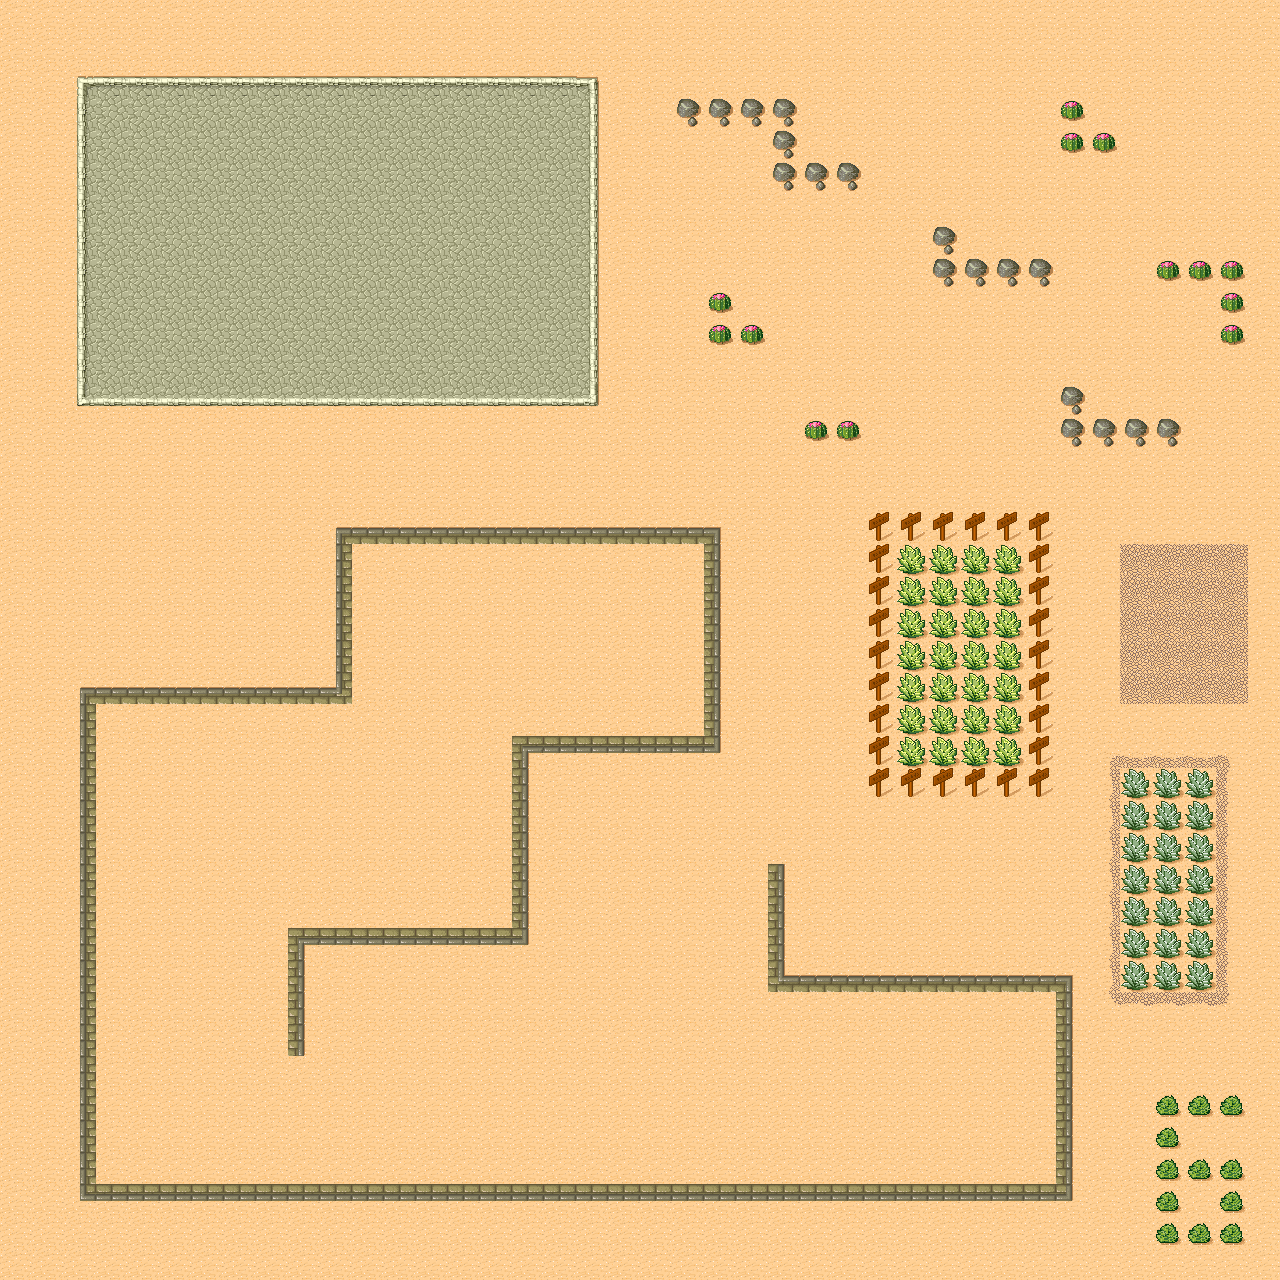

A 2D game scene composited from a Tiled map and its tileset images. What follows is a short description and the map's XML, with each tile layer's data collapsed to a summary:
An orthogonal 40x40 tile map with 32x32 px tiles, 1 tile layer (background) and 17 objects (wall1top, wall1right, wall1bottom, wall1left, wall21, ...).

<map version="1.0" orientation="orthogonal" width="40" height="40" tilewidth="32" tileheight="32">
 <tileset firstgid="1" name="tmw_desert_spacing" tilewidth="32" tileheight="32" spacing="1" margin="1">
  <image source="tmw_desert_spacing.png" width="265" height="199" />
 </tileset>
 <layer name="background" width="40" height="40">
  <data>[1600 cells, 1600 non-empty, 36 distinct tile ids]</data>
 </layer>
 <objectgroup name="blocks" width="40" height="40">
  <object name="wall1top" x="77" y="74" width="522" height="12">
   <properties>
    <property name="bounce" value="1" />
    <property name="id" value="1" />
   </properties>
  </object>
  <object name="wall1right" x="585" y="74" width="13" height="335">
   <properties>
    <property name="bounce" value="1" />
    <property name="id" value="2" />
   </properties>
  </object>
  <object name="wall1bottom" x="75" y="395" width="524" height="13">
   <properties>
    <property name="bounce" value="1" />
    <property name="id" value="3" />
   </properties>
  </object>
  <object name="wall1left" x="76" y="75" width="11" height="333">
   <properties>
    <property name="bounce" value="1" />
    <property name="id" value="4" />
   </properties>
  </object>
  <object name="wall21" x="335" y="526" width="385" height="19">
   <properties>
    <property name="bounce" value="1" />
    <property name="id" value="5" />
   </properties>
  </object>
  <object name="wall22" x="700" y="524" width="20" height="229">
   <properties>
    <property name="bounce" value="1" />
    <property name="id" value="6" />
   </properties>
  </object>
  <object name="wall23" x="510" y="735" width="210" height="18">
   <properties>
    <property name="bounce" value="1" />
    <property name="id" value="7" />
   </properties>
  </object>
  <object name="wall24" x="510" y="734" width="19" height="211">
   <properties>
    <property name="bounce" value="1" />
    <property name="id" value="8" />
   </properties>
  </object>
  <object name="wall25" x="287" y="925" width="243" height="21">
   <properties>
    <property name="bounce" value="1" />
    <property name="id" value="9" />
   </properties>
  </object>
  <object name="wall26" x="285" y="926" width="20" height="130">
   <properties>
    <property name="bounce" value="1" />
    <property name="id" value="10" />
   </properties>
  </object>
  <object name="wall27" x="334" y="525" width="20" height="179">
   <properties>
    <property name="bounce" value="1" />
    <property name="id" value="11" />
   </properties>
  </object>
  <object name="wall28" x="79" y="687" width="275" height="19">
   <properties>
    <property name="bounce" value="1" />
    <property name="id" value="12" />
   </properties>
  </object>
  <object name="wall29" x="77" y="688" width="21" height="515">
   <properties>
    <property name="bounce" value="1" />
    <property name="id" value="13" />
   </properties>
  </object>
  <object name="wall30" x="78" y="1182" width="994" height="20">
   <properties>
    <property name="bounce" value="1" />
    <property name="id" value="14" />
   </properties>
  </object>
  <object name="wall31" x="1054" y="976" width="18" height="225">
   <properties>
    <property name="bounce" value="1" />
    <property name="id" value="15" />
   </properties>
  </object>
  <object name="wall32" x="767" y="974" width="306" height="20">
   <properties>
    <property name="bounce" value="1" />
    <property name="id" value="16" />
   </properties>
  </object>
  <object name="wall33" x="767" y="863" width="18" height="131">
   <properties>
    <property name="bounce" value="1" />
    <property name="id" value="17" />
   </properties>
  </object>
 </objectgroup>
</map>